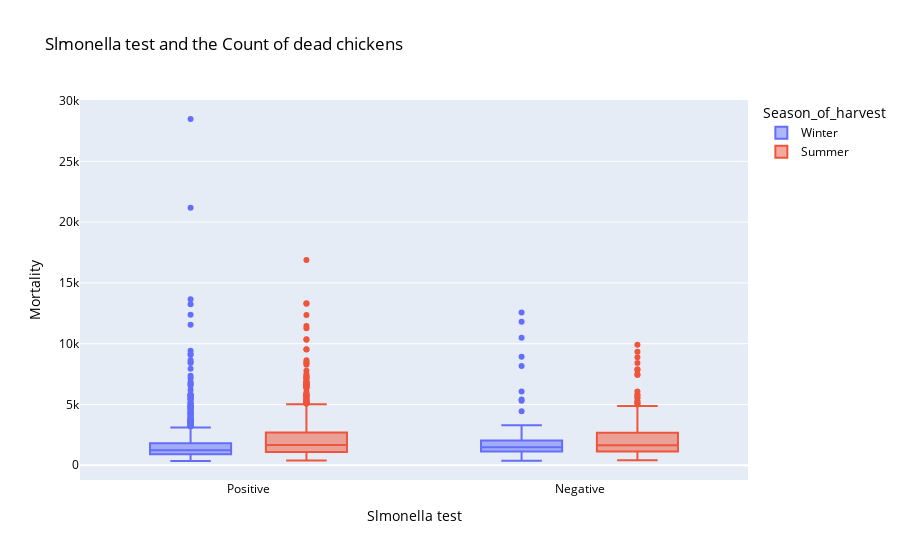

Notebook code for this chart:
### Code cell
fig = px.box(mort_df,x='Slmonella_FARM', y='Mortality',color='Season_of_harvest',
             title='Slmonella test and the Count of dead chickens', 
            labels={
                     "Slmonella_FARM": "Slmonella test",
                     "PDS_Mortality": "Count of dead chickens",
                     
                 },)
fig.update_layout(font=dict(

            size=12,
            color="black"
        ),)

fig.show()

### Figure 1 — Plotly figure (JSON) as saved in the notebook; plotly's stock layout.template omitted (floating-point values rounded to 4 significant figures; data arrays with more than 128 entries replaced by an {"elided": "..."} marker saying what was removed)
{"data": [{"alignmentgroup": "True", "hovertemplate": "Season_of_harvest=Winter<br>Slmonella test=%{x}<br>Mortality=%{y}<extra></extra>", "legendgroup": "Winter", "marker": {"color": "#636efa"}, "name": "Winter", "notched": false, "offsetgroup": "Winter", "orientation": "v", "showlegend": true, "type": "box", "x": {"elided": "822 str values"}, "x0": " ", "xaxis": "x", "y": {"elided": "822 int values"}, "y0": " ", "yaxis": "y"}, {"alignmentgroup": "True", "hovertemplate": "Season_of_harvest=Summer<br>Slmonella test=%{x}<br>Mortality=%{y}<extra></extra>", "legendgroup": "Summer", "marker": {"color": "#EF553B"}, "name": "Summer", "notched": false, "offsetgroup": "Summer", "orientation": "v", "showlegend": true, "type": "box", "x": {"elided": "910 str values"}, "x0": " ", "xaxis": "x", "y": {"elided": "910 int values"}, "y0": " ", "yaxis": "y"}], "layout": {"boxmode": "group", "font": {"color": "black", "size": 12}, "legend": {"title": {"text": "Season_of_harvest"}, "tracegroupgap": 0}, "title": {"text": "Slmonella test and the Count of dead chickens"}, "xaxis": {"anchor": "y", "domain": [0, 1], "title": {"text": "Slmonella test"}}, "yaxis": {"anchor": "x", "domain": [0, 1], "title": {"text": "Mortality"}}}}
